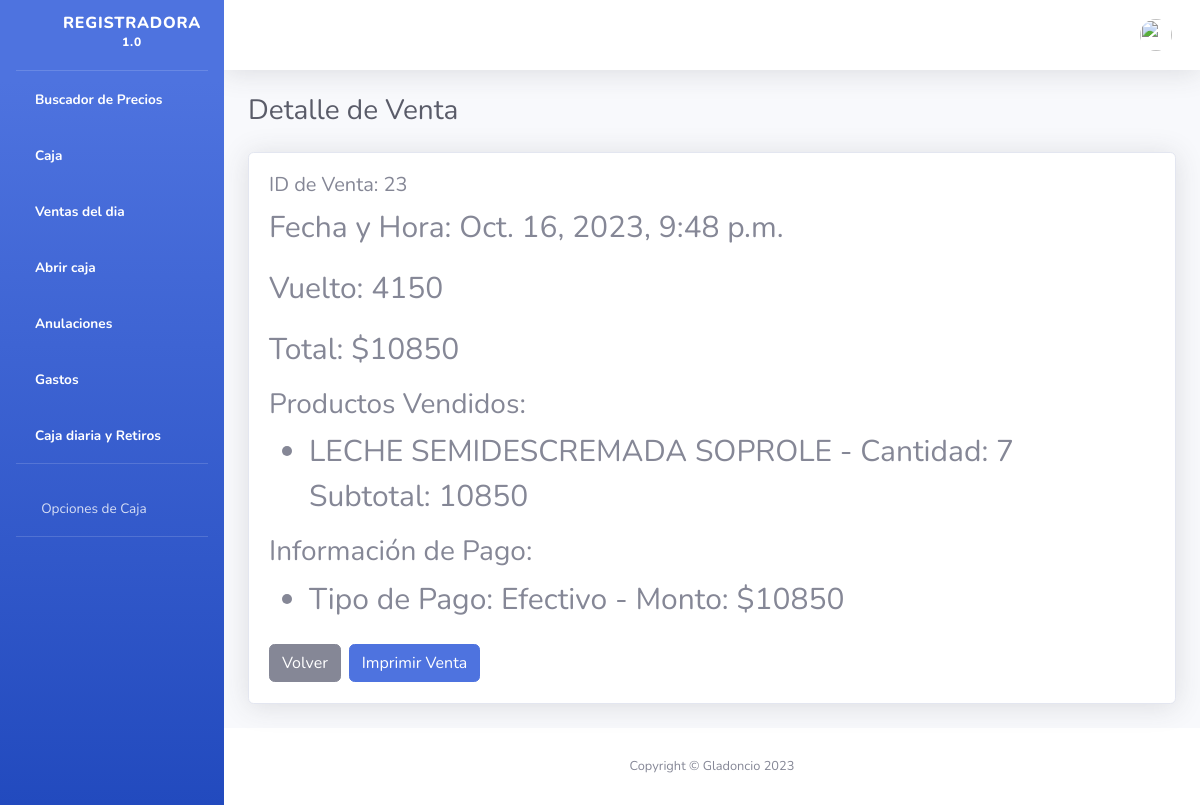
Page /venta/23/ on the committed database.
### core/models.py (models this page shows, shortened)
class Venta(models.Model):
    id = models.AutoField(primary_key=True)
    fecha_hora = models.DateTimeField(default=timezone.now)
    productos = models.ManyToManyField(Producto, through='VentaProducto')
    total = models.DecimalField(max_digits=10, decimal_places=2)
    vuelto = models.DecimalField(max_digits=10, decimal_places=2, default=0)
    usuario = models.ForeignKey(Usuario, on_delete=models.CASCADE)
    class Meta:
        verbose_name_plural = 'Ventas'

class Configuracion(models.Model):
    id = models.AutoField(primary_key=True)
    decimales = models.PositiveIntegerField(default=2)
    clave_anulacion = models.CharField(max_length=20)
    idioma = models.CharField(max_length=20)
    imprimir_opciones = (
        ('no', 'No imprimir'),
        ('con_corte', 'Imprimir con corte'),
        ('sin_corte', 'Imprimir sin corte'),
    )
    tipo_de_venta = (
        ('1', 'No registrar Stock'),
        ('2', 'Registrar Stock con Descuento'),
        ('3', 'Registrar el stock de las ventas'),
    )
    imprimir = models.CharField(max_length=20, choices=imprimir_opciones, default='no')
    tipo_venta = models.CharField(max_length=20, choices=tipo_de_venta, default='1')
    porcentaje_iva = models.DecimalField(max_digits=5, decimal_places=2, default=0.0)
    tamano_letra = models.PositiveIntegerField(default=10)  # Ejemplo: tamaño de letra por defecto de 10 puntos

class VentaProducto(models.Model):
    venta = models.ForeignKey(Venta, on_delete=models.CASCADE)
    producto = models.ForeignKey(Producto, on_delete=models.CASCADE)
    cantidad = models.PositiveIntegerField(blank=True, null=True)
    gramaje = models.DecimalField(max_digits=6, decimal_places=2, blank=True, null=True)
    subtotal = models.DecimalField(max_digits=10, decimal_places=2)

class Producto(models.Model):
    id_producto = models.AutoField(primary_key=True)
    nombre = models.CharField(max_length=100)
    precio = models.DecimalField(max_digits=10, decimal_places=2)
    codigo_barras = models.CharField(max_length=20, unique=True, blank=True, null=True)
    gramaje = models.DecimalField(max_digits=6, decimal_places=2, blank=True, null=True)
    foto = models.ImageField(upload_to='productos/', null=True, blank=True)
    descripcion = models.TextField(blank=True, null=True)
    departamento = models.ForeignKey(Departamento, on_delete=models.CASCADE, related_name='productos_departamento', blank=True, null=True)
    marca = models.ForeignKey(Marca, on_delete=models.CASCADE, blank=True, null=True)
    TIPO_GRAMAJE_CHOICES = (
        ('kg', 'Kilogramos'),
        ('g', 'Gramos'),
        ('Ml', 'Mililitros'),
        ('L', 'Litros'),
    )
    tipo_gramaje = models.CharField(max_length=2, choices=TIPO_GRAMAJE_CHOICES, blank=True, null=True)
    TIPO_VENTA_CHOICES = (
        ('unidad', 'Artículo por unidad'),
        ('gramaje', 'Artículo por gramaje'),
    )
    tipo_venta = models.CharField(max_length=10, choices=TIPO_VENTA_CHOICES, blank=False, null=False,default="unidad")

class FormaPago(models.Model):
    venta = models.ForeignKey(Venta, on_delete=models.CASCADE)
    TIPO_PAGO_CHOICES = (
        ('efectivo', 'Efectivo'),
        ('transferencia', 'Transferencia'),
        ('debito', 'Débito'),
        ('credito', 'Crédito'),
    )
    tipo_pago = models.CharField(max_length=20, choices=TIPO_PAGO_CHOICES)
    monto = models.DecimalField(max_digits=10, decimal_places=2)

### core/views.py (the view)
# urls.py: path('venta/<int:venta_id>/', views.detalle_venta, name='detalle_venta'),
def detalle_venta(request, venta_id):
    venta = get_object_or_404(Venta, id=venta_id)
    productos_vendidos = VentaProducto.objects.filter(venta=venta)
    formas_pago = FormaPago.objects.filter(venta=venta)
    return render(request, 'detalle_venta.html', {'venta': venta, 'productos_vendidos': productos_vendidos, 'formas_pago': formas_pago})

### core/funciones.py (called while the page is built, shortened)
def verificar_actualizacion(request):
    context = {'actualizado' : "si"}
    actualizacion = ActualizacionModel.objects.first()
    return context

### core/global.py (called while the page is built)
def variables_globales(request):
    configuracion = Configuracion.objects.first()  # Suponiendo que tienes una única configuración
    context = {'configuracion' : configuracion}
    return context

### core/templates/detalle_venta.html (shortened to what this page needs)
{% extends 'base/nav.html' %}
{% block body %}
<div class="container-fluid">
    <h1 class="h3 mb-4 text-gray-800">Detalle de Venta</h1>
    <div class="row">
        <div class="col-lg-12">
            <div class="card shadow mb-4">
                <div class="card-body resize-text">
                    <h5>ID de Venta: {{ venta.id }}</h5>
                    <p>Fecha y Hora: {{ venta.fecha_hora }}</p>
                    <p>Vuelto: {{ venta.vuelto|floatformat:configuracion.decimales }}</p>
                    <p>Total: ${{ venta.total|floatformat:configuracion.decimales  }}</p>
                    <h3>Productos Vendidos:</h3>
                    <ul>
                        {% for producto_vendido in productos_vendidos %}
                            {% if producto_vendido.cantidad != 0 %}
                            <li>{{ producto_vendido.producto.nombre }} - Cantidad: {{ producto_vendido.cantidad }}
                            <br>Subtotal: {{ producto_vendido.subtotal|floatformat:configuracion.decimales }}</li>
                            {% else %}
                            <li>{{ producto_vendido.producto.nombre }} - Cantidad: {{ producto_vendido.gramaje|floatformat:configuracion.decimales }} Gramos
                            <br>Subtotal: {{ producto_vendido.subtotal|floatformat:configuracion.decimales }}</li>
                            {% endif %}
                        {% endfor %}
                    </ul>
                    <h3>Información de Pago:</h3>
                    <ul>
                        {% for forma_pago in formas_pago %}
                            <li>Tipo de Pago: {{ forma_pago.get_tipo_pago_display }} - Monto: ${{ forma_pago.monto|floatformat:configuracion.decimales  }}</li>
                        {% endfor %}
                    </ul>
                    <a href="{% url 'listar_ventas' %}" class="btn btn-secondary">Volver</a>
                    <a href="#" id="imprimir-venta" class="btn btn-primary">Imprimir Venta</a>
                </div>
            </div>
        </div>
    </div>
</div>
{% include 'base/footer.html' %}
{% endblock %}

### rows in the picture
Venta: id "23", fecha_hora "Oct. 16, 2023, 9:48 p.m.", vuelto "4150", total "10850"
VentaProducto: producto.nombre "LECHE SEMIDESCREMADA SOPROLE", cantidad "7", subtotal "10850"
FormaPago: tipo_pago "Efectivo", monto "10850"
